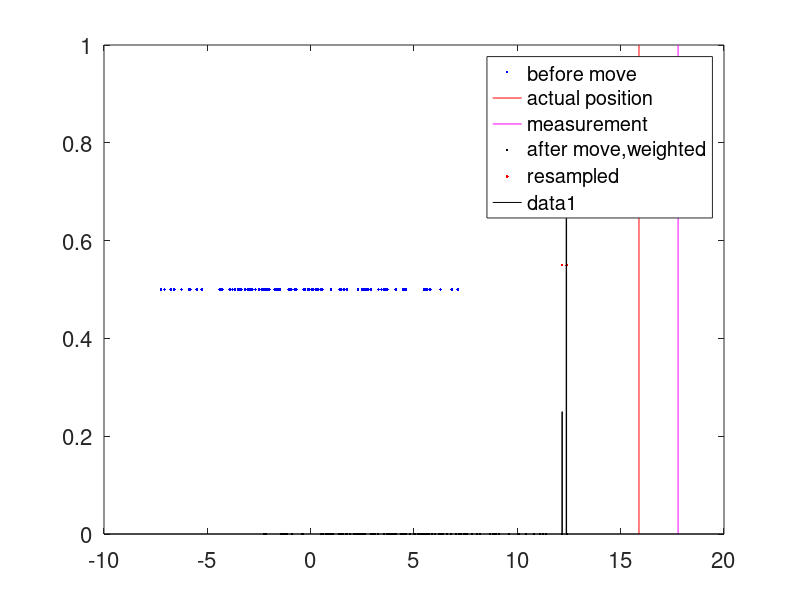

MATLAB code to generate this figure: (Note: this script raises an error after producing the figure.)
% Particle filter example in 1D. "MCLin1Dsimple" implements Monte-Carlo
% Localization (MCL) in one Dimension.
%
% Simulates particle filtering in 1D using MCL algorithm (table 8.2) from
% "Probabilistic Robotics",  (Intelligent Robotics and Autonomous Agents
% series) Hardcover ? August 19, 2005 by Sebastian Thrun, Wolfram Burgard,
% Dieter Fox.
%
% This simple implementation is designed for teaching.  It has pauses, and
% you must press a key to step through the simulation.  Displays the
% particles before moving in blue (with a histogram), the actual position
% after moving with a red line, the measurement with a magenta line, the
% particles propagated forward by the motion model and weighted according
% to the measurement in black, and the resampled particles in red (with a
% histogram).
%
% Aaron T. Becker, University of Houston
% April 20, 2015
%%%%%%%%%%%%%%%%%%%%%%%%%%%%%%%%%%%%%%%%%%%%%%%%%%%%%%%%%%%%%%%%%%%%%%%%%%
function MCLin1Dsimple
format compact
%%% PLOT SETTINGS %%%%%%%%%%%%%%%%%%%%%%%%%%%%%%%%%%
f1 = figure;
set(f1,'name', 'Monte Carlo Localization')
set(0,'defaultaxesfontsize',16);
set(0,'defaulttextfontsize',16);
%%%%%%%%%%%%%%%%%%%%%%%%%%%%%%%%%%%%%%%%%%%%%%%%%%%%

SIGmeas = 1;  %standard deviation of measurement noise
SIGproc = 0.5; %standard deviation of process noise
SIGinit = 4; %standard deviation of initial position

M = 100;  %number of particles (the more, the better the particle
%Probability Mass Function (PMF) matches the true Probability Distribution
% Function (PDF).

CHI = [SIGinit*randn(M,1), ones(M,1)/M];  %array of particles and associated weights
xACTt = SIGinit*randn(1); %true position of the robot (unknown to particles)
ut = 5; %control input (constant motion in x-direction)
max_moves = 10;
for mv = 1:max_moves
    % move ACTUAL robot
    xACTt = sample_motion_model(ut, xACTt, SIGproc);
    %take measurement
    zt = take_measurement(xACTt,SIGmeas);
    % apply particle filter
    CHI_prev = CHI; %saving the old partcles (optional)
    [CHI,CHIbar] = AlgorithmMCL( CHI, ut, zt, SIGproc, SIGmeas);
    
    
    %%%%%%%%%%%%%%%%%%%%%%%%% Plot the results (you can skip these) %%%%%%%%%%%%%%%%%%%%%%%%%
    clf
    plot( CHI_prev(:,1),0.5*ones(size(CHI(:,2))),'b.');
    hold on
    plot( [xACTt,xACTt], [0,1],'-r' );
    plot( [zt,zt], [0,1],'-m' );
    plot( CHIbar(:,1),CHIbar(:,2),'k.');
    plot( CHI(:,1),0.55*ones(size(CHI(:,2))),'r.');
    legend('before move','actual position','measurement','after move,weighted','resampled','location','best')
    
    [N,X] = hist(CHI(:,1));
    hCHIhist = bar(X,N/sum(N),'r');
    uistack(hCHIhist,'bottom')
    
    [N,X] = hist(CHI_prev(:,1));
    hCHIm1hist = bar(X,N/sum(N),'b');
    uistack(hCHIm1hist,'bottom')
    %xlabel('position')
    ylabel('cumulative mass')
    axis tight
    a = axis;
    axis([a(1),a(2),0,1]);
    a = axis;
    
    xlabel('position')
    axis(a);
    title('<Paused>  Press a key to continue')
    pause
    %%%%%%%%%%%%%%%%%%%%%%%%% END Plot the results %%%%%%%%%%%%%%%%%%%%%%%%%
end
end

function [CHIt,CHIbart] =  AlgorithmMCL( CHItm1, ut,zt,SIGproc,SIGmeas)
    %Implements Monte Carlo Localization (MCL) algorithm, Table 8.2, page 252,
    %"Probabilistic Robotics"
    M = size(CHItm1,1);
    CHIbart = zeros(size(CHItm1));
    CHIt = zeros(size(CHItm1));
    N = 0; %normalization factor
    for m = 1:M
        xtm1 = CHItm1(m,1);
        xt = sample_motion_model(ut, xtm1,SIGproc);
        wt = measurement_model(zt, xt, SIGmeas);
        CHIbart(m,:) = [xt,wt];
        N = N+wt;
    end

    % normalize
    cumwt = cumsum(CHIbart(:,2))/N;
    for m = 1:M %Resampling step
        %draw m-th sample with probability proportional to wt with two methods:
        swt = rand; %1.) randomly sample
        %swt = cumwt(end)/M*(m-1/2); %2.) swt steps through CMF, and selects
        %the associated particle.  This is a low-variance sampling method.
        index = find( cumwt>= swt,1,'first');
        xt = CHIbart(index,1);
        CHIt(m,:) = [xt,1/M]; %add particle to CHI
    end
end

function xt = sample_motion_model(ut, xtm1, SIGproc)
%sample with 1D noise
xt = xtm1 + ut+ SIGproc*randn(1);
end

function wt = measurement_model(zt, xt, SIGmeas)
% evaluate likelihood of measurement zt given prior with mean xt and std SIGmeas
wt = 1/(2*pi*SIGmeas^2)^(1/2)*exp(-1/2*(xt-zt)^2/SIGmeas^2);
end

function zt = take_measurement(xACTt,SIGmeas)
% actual state pertubed by Gaussian noise
zt = xACTt+randn(1)*SIGmeas;
end
